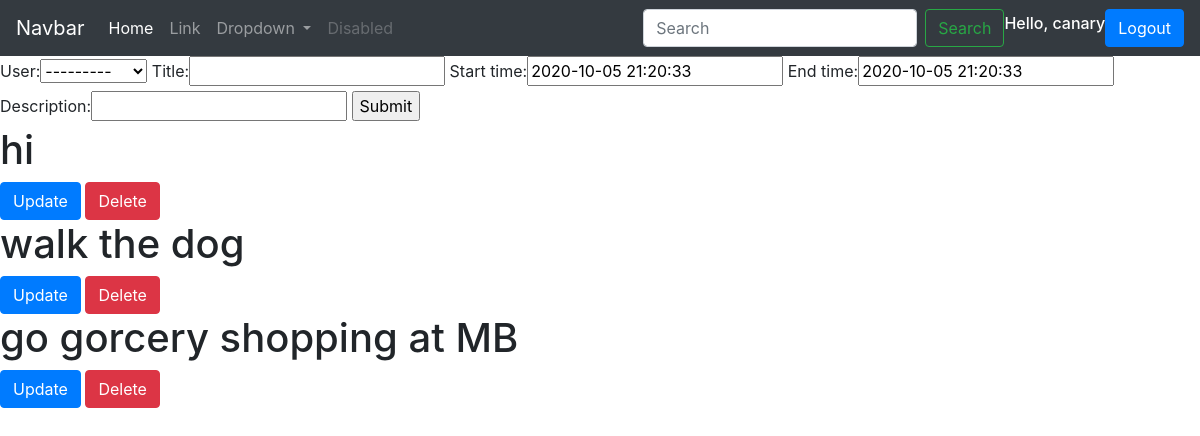
The page /eventslist (signed in) on the database its author committed.
### backend/models.py (models this page shows, shortened)
class Events(models.Model):
    user = models.ForeignKey(User, on_delete=models.CASCADE, null=True)
    title = models.CharField(max_length = 100)
    start_time = models.DateTimeField( default = timezone.now)
    end_time = models.DateTimeField( default= timezone.now)
    description = models.CharField(max_length = 300, blank=True)

### backend/views.py (the view)
# urls.py: url(r'eventslist',views.events, name="events"),
@login_required(login_url= loginURL)
def events(request):
    if request.user.is_authenticated:
        user=request.user
        events = Events.objects.filter(user=user)
    form = EventForm()
    if request.method == 'POST':
        form = EventForm(request.POST)
        if form.is_valid():
            form.save()
            return redirect(reverse('backend:events'))
    context = {
        'events': events,
        'form': form
    }
    return render(request, 'backend/list.html', context)

### backend/forms.py
class EventForm(ModelForm):
    class Meta:
        model= Events
        fields = '__all__'

### backend/templates/backend/list.html (shortened to what this page needs)
<!DOCTYPE html>
{% include "backend/index.html"%}
<form method="POST" action="">
    {{form}}
    <input type="submit">
</form>
{% for event in events%}
    <h1> {{event.title}} </h1>
    <button name ="Update" class="btn btn-primary"> <a  href="{% url 'backend:update_event' event.id %}" style = "color:white">  Update  </a> </button>
    <button name ="Delete"  class="btn btn-danger"> <a  href="{% url 'backend:delete_event' event.id %}" style = "color:white"> Delete </a>  </button>
{%endfor%}

### backend/templates/backend/index.html (shortened to what this page needs)
<!doctype html>
<html lang="en">
  <head>
    <link rel="stylesheet" href="https://stackpath.bootstrapcdn.com/bootstrap/4.5.0/css/bootstrap.min.css">
  </head>
  <body>
    <nav class="navbar navbar-expand-lg navbar-dark bg-dark">
        <a class="navbar-brand" href="#">Navbar</a>
        <div class="collapse navbar-collapse" id="navbarSupportedContent">
          <ul class="navbar-nav mr-auto">
            <li class="nav-item active">
              <a class="nav-link" href="#">Home <span class="sr-only">(current)</span></a>
            </li>
            <li class="nav-item">
              <a class="nav-link" href="#">Link</a>
            </li>
            <li class="nav-item dropdown">
              <a class="nav-link dropdown-toggle" href="#" id="navbarDropdown" role="button" data-toggle="dropdown" aria-haspopup="true" aria-expanded="false">
                Dropdown
              </a>
            </li>
            <li class="nav-item">
              <a class="nav-link disabled" href="#" tabindex="-1" aria-disabled="true">Disabled</a>
            </li>
          </ul>
          <form class="form-inline my-2 my-lg-0">
            <input class="form-control mr-sm-2" type="search" placeholder="Search" aria-label="Search">
            <button class="btn btn-outline-success my-2 my-sm-0" type="submit">Search</button>
          </form>
          {% if user.is_authenticated %}
          <h6 style="color:white"> Hello, {{ request.user }} </h6>
          <button type="submit" class="btn btn-primary"> <a  href="{% url 'backend:logout'%}" style = "color:white"> Logout </a> </button>
          {% else %}
          <button type="submit" class="btn btn-primary"> <a  href="{% url 'backend:login'%}" style = "color:white"> Login </a> </button>
          <button type="submit" class="btn btn-primary"> <a  href="{% url 'backend:register'%}" style = "color:white"> Register </a> </button>
          {% endif %}
        </div>
      </nav>
  </body>
</html>

### rows shown on the page
Events: title "hi"
Events: title "walk the dog"
Events: title "go gorcery shopping at MB"

### other values the page prints
{{ request.user }} "canary"
